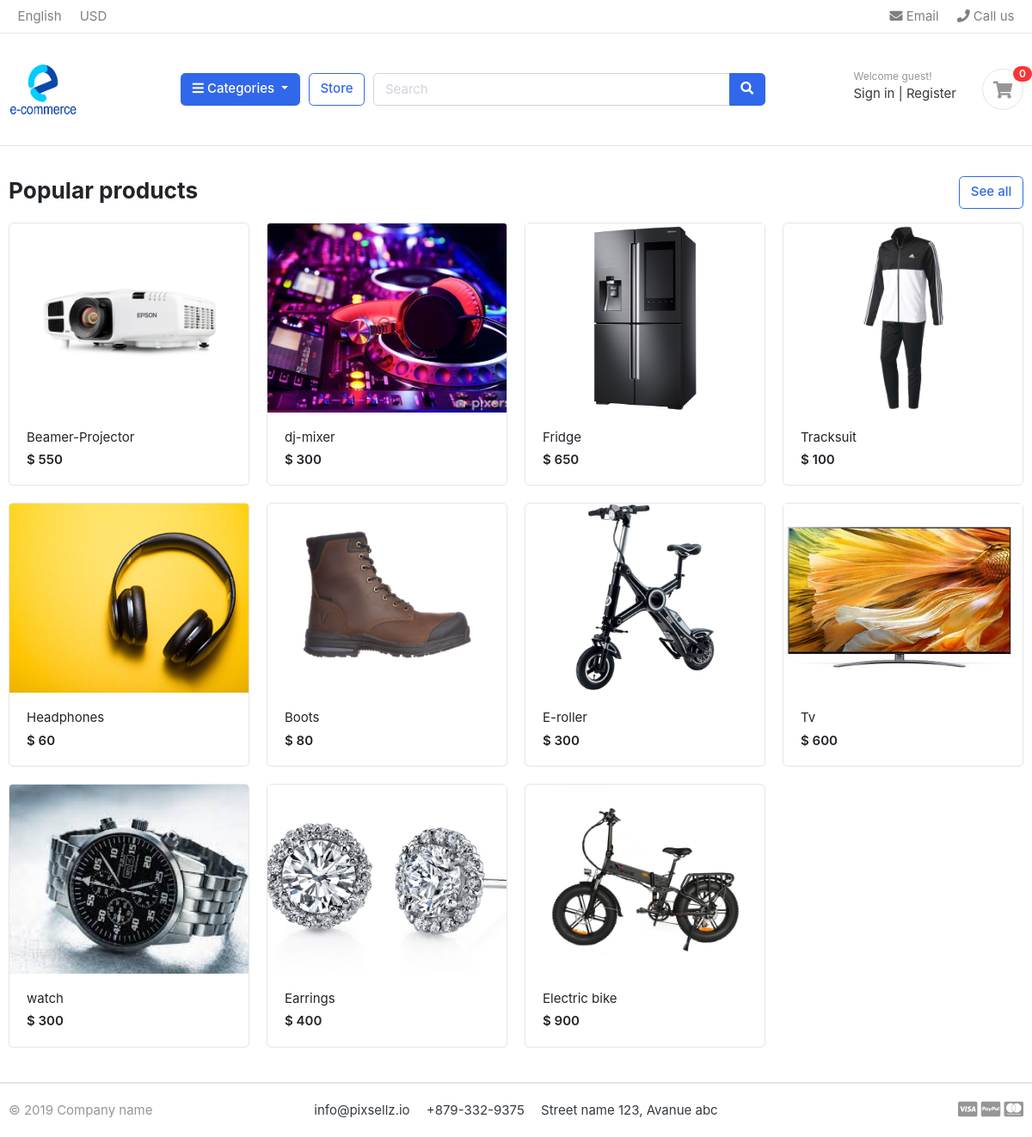
The page / on the database its author committed.
### store/models.py (models this page shows, shortened)
class Product(models.Model):
    product_name = models.CharField(max_length=200, unique=True)
    slug = models.SlugField(max_length=200, unique=True)
    description = models.TextField(max_length=500, blank=True)
    price = models.IntegerField()
    images = models.ImageField(upload_to='photos/products')
    stock = models.IntegerField()
    is_available = models.BooleanField(default=True)
    category = models.ForeignKey(Category, on_delete=models.CASCADE)
    created_date = models.DateTimeField(auto_now_add=True)
    modified_date = models.DateTimeField(auto_now=True)
    def get_url(self):
        return reverse('product_detail', args=[self.category.slug, self.slug])

### ecommerce_shop/views.py (the view)
# urls.py: 2. Add a URL to urlpatterns:  path('', views.home, name='home')
def home(request):
    products = Product.objects.all().filter(is_available=True)
    context = {
        'products': products,
    }
    return render(request, 'home.html', context)

### carts/context_processors.py (called while the page is built)
def counter(request):
    cart_count = 0
    if 'admin' in request.path:
        return {}
    else:
        try:
            cart = Cart.objects.filter(cart_id=_cart_id(request))
            cart_items = CartItem.objects.all().filter(cart=cart[:1])
            for cart_item in cart_items:
                cart_count += cart_item.quantity
        except Cart.DoesNotExist:
            cart_count = 0
    return dict(cart_count=cart_count)

### carts/views.py (called while the page is built)
def _cart_id(request):
    cart = request.session.session_key
    if not cart:
        cart = request.session.create()
    return cart

### shop/context_processors.py (called while the page is built)
def menu_links(request):
    links = Category.objects.all()
    return dict(links=links)

### shop/models.py (called while the page is built)
    def get_url(self):
        return reverse('products_by_category', args=[self.slug])

### templates/home.html (shortened to what this page needs)
{% extends 'base.html' %}
{% load static %}
{% block content %}
<section class="section-name padding-y-sm">
<div class="container">
<header class="section-heading">
	<a href="./store.html" class="btn btn-outline-primary float-right">See all</a>
	<h3 class="section-title">Popular products</h3>
</header>
<div class="row">
	{% for product in products %}
	<div class="col-md-3">
		<div class="card card-product-grid">
			<a href="{{ product.get_url}}" class="img-wrap"> <img src="{{ product.images.url }}"> </a>
			<figcaption class="info-wrap">
				<a href="{{ product.get_url}}" class="title">{{ product.product_name }}</a>
				<div class="price mt-1">$ {{ product.price }}</div>
			</figcaption>
		</div>
	</div>
	{% endfor %}
</div>
</div>
</section>
</body>
</html>
{% endblock %}

### static/css/ui.css (style rules this page uses)
html { font-family: "Inter", sans-serif; font-size: 15px; }
.img-wrap { text-align: center; display: block; }
.img-wrap img { max-width: 100%; }
.padding-y-sm { padding-top: 20px; padding-bottom: 20px; }
.section-heading { margin-bottom: 20px; margin-top: 15px; }
.section-title { color: #212529; }
[class*=card-product] a.title { color: #212529; display: block; }
[class*=card-product] .img-wrap { overflow: hidden; position: relative; }
[class*=card-product] .img-wrap img { height: 100%; max-width: 100%; width: auto; display: inline-block; -o-object-fit: cover; object-fit: cover; }
.card-product-grid { margin-bottom: 20px; }
.card-product-grid .img-wrap { border-radius: 0.2rem 0.2rem 0 0; height: 220px; }
.card-product-grid .info-wrap { overflow: hidden; padding: 18px 20px; }
.card .img-wrap { overflow: hidden; }
.price { font-weight: 600; color: #212529; }

### rows shown on the page
Product: images (picture), product_name "Beamer-Projector", price "550"
Product: images (picture), product_name "dj-mixer", price "300"
Product: images (picture), product_name "Fridge", price "650"
Product: images (picture), product_name "Tracksuit", price "100"
Product: images (picture), product_name "Headphones", price "60"
Product: images (picture), product_name "Boots", price "80"
Product: images (picture), product_name "E-roller", price "300"
Product: images (picture), product_name "Tv", price "600"
Product: images (picture), product_name "watch", price "300"
Product: images (picture), product_name "Earrings", price "400"
Product: images (picture), product_name "Electric bike", price "900"

### other values the page prints
{{ cart_count }} "0"
